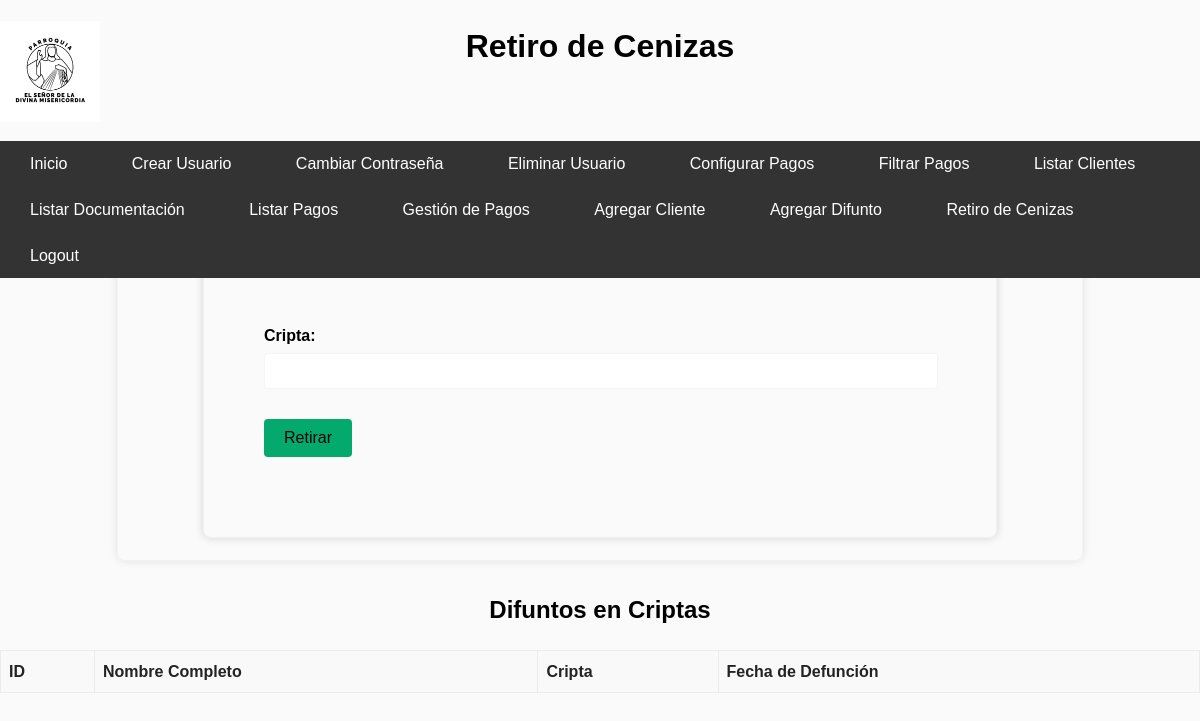
Before: /retiro_cenizas (signed in) with the older database file.
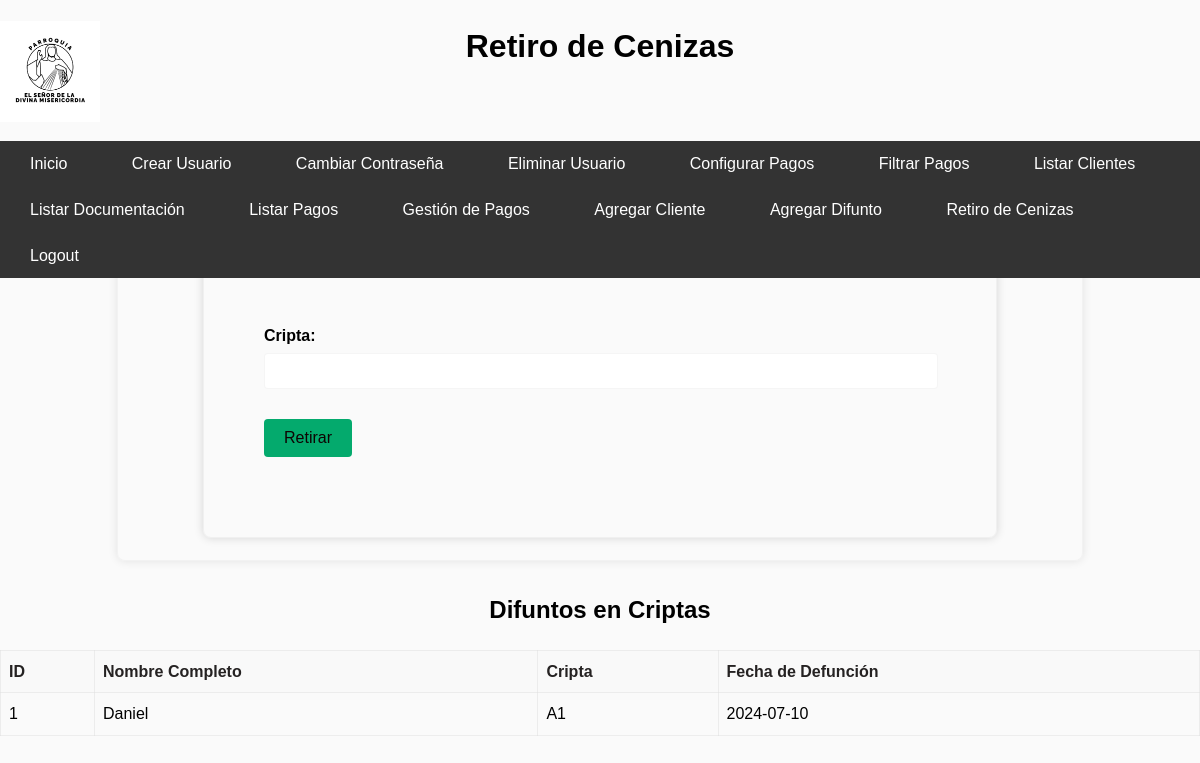
After: the same page with the newer database file.
### tables this page shows
CREATE TABLE Difuntos (
    ID_difunto INTEGER PRIMARY KEY AUTOINCREMENT,
    Nombre_completo TEXT,
    Apellido_paterno TEXT,
    Apellido_materno TEXT,
    Cripta TEXT,
    Fecha_defuncion DATE,
    Fecha DATE,
    Fecha_Retiro DATE,
    FOREIGN KEY (Cripta) REFERENCES Clientes(Cripta)
);

### app.py (the view, shortened to what this page needs)
@app.route('/retiro_cenizas', methods=['GET', 'POST'])
@role_required(['cajera', 'admin'])
def retiro_cenizas():
    conn = get_db_connection()
    cursor = conn.cursor()
    cursor.execute('SELECT * FROM Difuntos WHERE Fecha_Retiro IS NULL')
    difuntos = cursor.fetchall()
    conn.close()
    return render_template('retiro_cenizas.html', difuntos=difuntos)

### app.py (called while the page is built)
def role_required(allowed_roles):
    def decorator(func):
        @wraps(func)
        def wrapper(*args, **kwargs):
            if 'role' in session and session['role'] in allowed_roles:
                return func(*args, **kwargs)
            else:
                flash('No tienes permiso para acceder a esta página.', 'error')
                return redirect(url_for('login'))  # Redirige a la página de inicio o a donde sea apropiado
        return wrapper
    return decorator

def get_db_connection():
    conn = sqlite3.connect('cripta_administracion.db')
    conn.row_factory = sqlite3.Row
    return conn

### templates/retiro_cenizas.html (shortened to what this page needs)
<!DOCTYPE html>
<html lang="es">
<head>
    <link rel="stylesheet" href="{{ url_for('static', filename='styles.css') }}">
</head>
<body>
    <header>
        <h1>Retiro de Cenizas</h1>
        {% if 'username' in session %}
        <div class="logo-container">
            <img src="static/assets/LogoBlanco.jpg" alt="Logo">
        </div>
        <nav>
            <ul class="navbar">
                <li><a href="{{ url_for('menu') }}">Inicio</a></li>
                {% if session['role'] == 'admin' %}
                <li><a href="{{ url_for('create_user') }}">Crear Usuario</a></li>
                <li><a href="{{ url_for('change_password') }}">Cambiar Contraseña</a></li>
                <li><a href="{{ url_for('delete_user') }}">Eliminar Usuario</a></li>
                <li><a href="{{ url_for('configurar_pagos') }}">Configurar Pagos</a></li>
                <li><a href="{{ url_for('filtrado_pagos') }}">Filtrar Pagos</a></li>
                <li><a href="{{ url_for('listar_clientes') }}">Listar Clientes</a></li>
                <li><a href="{{ url_for('listar_documentacion') }}">Listar Documentación</a></li>
                <li><a href="{{ url_for('listar_pagos') }}">Listar Pagos</a></li>
                {% endif %}
                <li><a href="{{ url_for('pagos_cajero') }}">Gestión de Pagos</a></li>
                <li><a href="{{ url_for('agregar_cliente') }}">Agregar Cliente</a></li>
                <li><a href="{{ url_for('agregar_difunto') }}">Agregar Difunto</a></li>
                <li><a href="{{ url_for('retiro_cenizas') }}">Retiro de Cenizas</a></li>
                <li><a href="{{ url_for('logout') }}">Logout</a></li>
            </ul>
        </nav>
        {% endif %}
    </header>
    <main>
        <div class="change-password-container">
            <h2>Retirar Cenizas</h2>
            <form method="post">
                <div class="form-group">
                    <label for="cripta">Cripta:</label>
                    <input type="text" id="cripta" name="cripta" required>
                </div>
                <div class="form-group">
                    <button type="submit">Retirar</button>
                </div>
            </form>
        </div>
        <h2>Difuntos en Criptas</h2>
        <table>
            <thead>
                <tr>
                    <th>ID</th>
                    <th>Nombre Completo</th>
                    <th>Cripta</th>
                    <th>Fecha de Defunción</th>
                </tr>
            </thead>
            <tbody>
                {% for difunto in difuntos %}
                <tr>
                    <td>{{ difunto['ID_difunto'] }}</td>
                    <td>{{ difunto['Nombre_completo'] }}</td>
                    <td>{{ difunto['Cripta'] }}</td>
                    <td>{{ difunto['Fecha_defuncion'] }}</td>
                </tr>
                {% endfor %}
            </tbody>
        </table>
    </main>
</body>
</html>

Changed rows visible on the page:
added Difuntos: ID_difunto "1", Nombre_completo "Daniel", Cripta "A1", Fecha_defuncion "2024-07-10"
